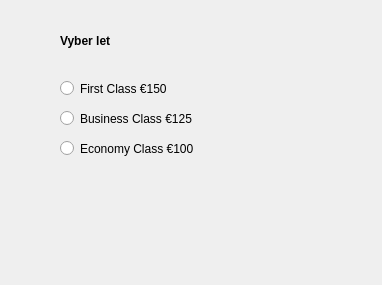
<?xml version="1.0" encoding="UTF-8"?>
<ui version="4.0">
 <class>Dialog</class>
 <widget class="QDialog" name="Dialog">
  <property name="geometry">
   <rect>
    <x>0</x>
    <y>0</y>
    <width>382</width>
    <height>285</height>
   </rect>
  </property>
  <property name="windowTitle">
   <string>Dialog</string>
  </property>
  <widget class="QLabel" name="label">
   <property name="geometry">
    <rect>
     <x>60</x>
     <y>30</y>
     <width>239</width>
     <height>21</height>
    </rect>
   </property>
   <property name="font">
    <font>
     <weight>75</weight>
     <bold>true</bold>
    </font>
   </property>
   <property name="text">
    <string>Vyber let</string>
   </property>
  </widget>
  <widget class="QLabel" name="labelFare">
   <property name="geometry">
    <rect>
     <x>70</x>
     <y>190</y>
     <width>239</width>
     <height>41</height>
    </rect>
   </property>
   <property name="text">
    <string/>
   </property>
  </widget>
  <widget class="QRadioButton" name="radioButton_FirstClass">
   <property name="geometry">
    <rect>
     <x>60</x>
     <y>80</y>
     <width>239</width>
     <height>17</height>
    </rect>
   </property>
   <property name="text">
    <string>First Class €150</string>
   </property>
  </widget>
  <widget class="QRadioButton" name="radioButton_BusinessClass">
   <property name="geometry">
    <rect>
     <x>60</x>
     <y>110</y>
     <width>239</width>
     <height>17</height>
    </rect>
   </property>
   <property name="text">
    <string>Business Class €125</string>
   </property>
  </widget>
  <widget class="QRadioButton" name="radioButton_EconomyClass">
   <property name="geometry">
    <rect>
     <x>60</x>
     <y>140</y>
     <width>239</width>
     <height>17</height>
    </rect>
   </property>
   <property name="text">
    <string>Economy Class €100</string>
   </property>
  </widget>
 </widget>
 <resources/>
 <connections>
  <connection>
   <sender>radioButton_FirstClass</sender>
   <signal>toggled(bool)</signal>
   <receiver>Dialog</receiver>
   <slot>dispFare()</slot>
   <hints>
    <hint type="sourcelabel">
     <x>128</x>
     <y>89</y>
    </hint>
    <hint type="destinationlabel">
     <x>314</x>
     <y>50</y>
    </hint>
   </hints>
  </connection>
  <connection>
   <sender>radioButton_BusinessClass</sender>
   <signal>toggled(bool)</signal>
   <receiver>Dialog</receiver>
   <slot>dispFare()</slot>
   <hints>
    <hint type="sourcelabel">
     <x>176</x>
     <y>122</y>
    </hint>
    <hint type="destinationlabel">
     <x>340</x>
     <y>102</y>
    </hint>
   </hints>
  </connection>
  <connection>
   <sender>radioButton_EconomyClass</sender>
   <signal>toggled(bool)</signal>
   <receiver>Dialog</receiver>
   <slot>dispFare()</slot>
   <hints>
    <hint type="sourcelabel">
     <x>119</x>
     <y>145</y>
    </hint>
    <hint type="destinationlabel">
     <x>337</x>
     <y>209</y>
    </hint>
   </hints>
  </connection>
 </connections>
 <slots>
  <slot>dispFare()</slot>
 </slots>
</ui>
